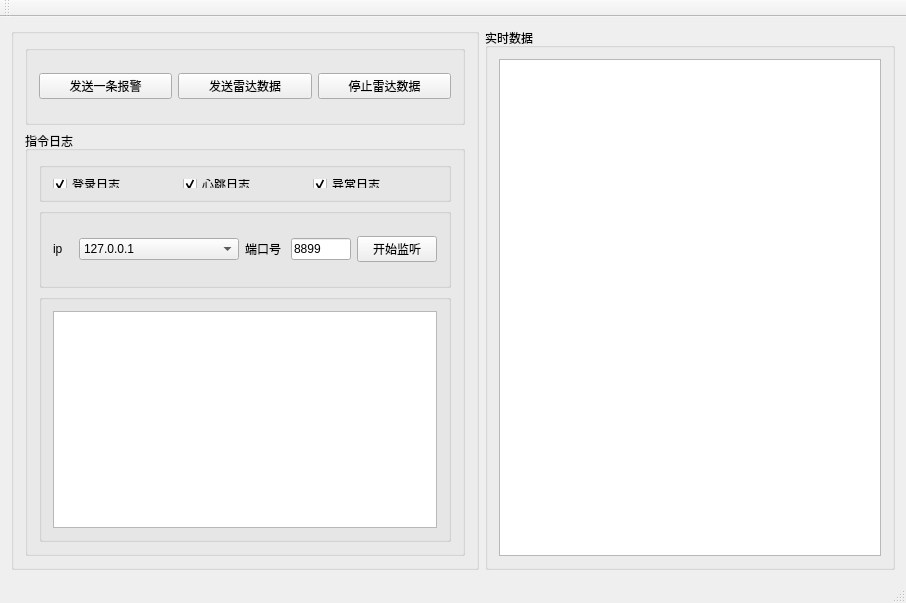
<?xml version="1.0" encoding="UTF-8"?>
<ui version="4.0">
 <class>MainWindow</class>
 <widget class="QMainWindow" name="MainWindow">
  <property name="geometry">
   <rect>
    <x>0</x>
    <y>0</y>
    <width>906</width>
    <height>603</height>
   </rect>
  </property>
  <property name="windowTitle">
   <string>MainWindow</string>
  </property>
  <widget class="QWidget" name="centralWidget">
   <layout class="QGridLayout" name="gridLayout_7">
    <item row="0" column="0">
     <widget class="QGroupBox" name="groupBoxLeft">
      <property name="title">
       <string/>
      </property>
      <layout class="QGridLayout" name="gridLayout_6">
       <item row="0" column="0">
        <widget class="QGroupBox" name="groupBox">
         <property name="minimumSize">
          <size>
           <width>0</width>
           <height>80</height>
          </size>
         </property>
         <property name="maximumSize">
          <size>
           <width>16777215</width>
           <height>80</height>
          </size>
         </property>
         <property name="title">
          <string/>
         </property>
         <layout class="QGridLayout" name="gridLayout_5">
          <item row="0" column="0">
           <widget class="QPushButton" name="pushAlarm">
            <property name="text">
             <string>发送一条报警</string>
            </property>
           </widget>
          </item>
          <item row="0" column="1">
           <widget class="QPushButton" name="pushMwrData">
            <property name="text">
             <string>发送雷达数据</string>
            </property>
           </widget>
          </item>
          <item row="0" column="2">
           <widget class="QPushButton" name="pushMwrDataEnd">
            <property name="text">
             <string>停止雷达数据</string>
            </property>
           </widget>
          </item>
         </layout>
        </widget>
       </item>
       <item row="1" column="0">
        <widget class="QGroupBox" name="groupBox_2">
         <property name="title">
          <string>指令日志</string>
         </property>
         <layout class="QGridLayout" name="gridLayout_3">
          <item row="0" column="0">
           <widget class="QGroupBox" name="groupBox_3">
            <property name="minimumSize">
             <size>
              <width>0</width>
              <height>40</height>
             </size>
            </property>
            <property name="maximumSize">
             <size>
              <width>16777215</width>
              <height>40</height>
             </size>
            </property>
            <property name="title">
             <string/>
            </property>
            <layout class="QGridLayout" name="gridLayout">
             <item row="0" column="0">
              <widget class="QCheckBox" name="checkLogin">
               <property name="text">
                <string>登录日志</string>
               </property>
               <property name="checked">
                <bool>true</bool>
               </property>
              </widget>
             </item>
             <item row="0" column="1">
              <widget class="QCheckBox" name="checkHeart">
               <property name="text">
                <string>心跳日志</string>
               </property>
               <property name="checked">
                <bool>true</bool>
               </property>
              </widget>
             </item>
             <item row="0" column="2">
              <widget class="QCheckBox" name="checkErro">
               <property name="text">
                <string>异常日志</string>
               </property>
               <property name="checked">
                <bool>true</bool>
               </property>
              </widget>
             </item>
            </layout>
           </widget>
          </item>
          <item row="1" column="0">
           <widget class="QGroupBox" name="groupBox_6">
            <property name="minimumSize">
             <size>
              <width>0</width>
              <height>80</height>
             </size>
            </property>
            <property name="maximumSize">
             <size>
              <width>16777215</width>
              <height>80</height>
             </size>
            </property>
            <property name="title">
             <string/>
            </property>
            <layout class="QGridLayout" name="gridLayout_8">
             <item row="0" column="0">
              <widget class="QLabel" name="label_2">
               <property name="minimumSize">
                <size>
                 <width>20</width>
                 <height>0</height>
                </size>
               </property>
               <property name="maximumSize">
                <size>
                 <width>20</width>
                 <height>9999999</height>
                </size>
               </property>
               <property name="text">
                <string>ip</string>
               </property>
              </widget>
             </item>
             <item row="0" column="1">
              <widget class="QComboBox" name="comboIp">
               <property name="minimumSize">
                <size>
                 <width>160</width>
                 <height>0</height>
                </size>
               </property>
               <property name="sizeIncrement">
                <size>
                 <width>0</width>
                 <height>2</height>
                </size>
               </property>
               <item>
                <property name="text">
                 <string>127.0.0.1</string>
                </property>
               </item>
              </widget>
             </item>
             <item row="0" column="2">
              <widget class="QLabel" name="label">
               <property name="minimumSize">
                <size>
                 <width>40</width>
                 <height>0</height>
                </size>
               </property>
               <property name="maximumSize">
                <size>
                 <width>40</width>
                 <height>16777215</height>
                </size>
               </property>
               <property name="text">
                <string>端口号</string>
               </property>
              </widget>
             </item>
             <item row="0" column="3">
              <widget class="QLineEdit" name="tpcPort">
               <property name="minimumSize">
                <size>
                 <width>60</width>
                 <height>0</height>
                </size>
               </property>
               <property name="maximumSize">
                <size>
                 <width>60</width>
                 <height>16777215</height>
                </size>
               </property>
               <property name="text">
                <string>8899</string>
               </property>
              </widget>
             </item>
             <item row="0" column="4">
              <widget class="QPushButton" name="btnTcpListener">
               <property name="minimumSize">
                <size>
                 <width>80</width>
                 <height>0</height>
                </size>
               </property>
               <property name="maximumSize">
                <size>
                 <width>100</width>
                 <height>16777215</height>
                </size>
               </property>
               <property name="text">
                <string>开始监听</string>
               </property>
               <property name="checkable">
                <bool>true</bool>
               </property>
              </widget>
             </item>
            </layout>
           </widget>
          </item>
          <item row="2" column="0">
           <widget class="QGroupBox" name="groupBox_4">
            <property name="title">
             <string/>
            </property>
            <layout class="QGridLayout" name="gridLayout_2">
             <item row="0" column="0">
              <widget class="QTextEdit" name="textCommandInfo"/>
             </item>
            </layout>
           </widget>
          </item>
         </layout>
        </widget>
       </item>
      </layout>
     </widget>
    </item>
    <item row="0" column="1">
     <widget class="QGroupBox" name="groupBoxRight">
      <property name="title">
       <string>实时数据</string>
      </property>
      <layout class="QGridLayout" name="gridLayout_4">
       <item row="0" column="0">
        <widget class="QTextEdit" name="textMwrData"/>
       </item>
      </layout>
     </widget>
    </item>
   </layout>
  </widget>
  <widget class="QMenuBar" name="menuBar">
   <property name="geometry">
    <rect>
     <x>0</x>
     <y>0</y>
     <width>906</width>
     <height>23</height>
    </rect>
   </property>
  </widget>
  <widget class="QToolBar" name="mainToolBar">
   <attribute name="toolBarArea">
    <enum>TopToolBarArea</enum>
   </attribute>
   <attribute name="toolBarBreak">
    <bool>false</bool>
   </attribute>
  </widget>
  <widget class="QStatusBar" name="statusBar"/>
 </widget>
 <layoutdefault spacing="6" margin="11"/>
 <resources/>
 <connections/>
</ui>
